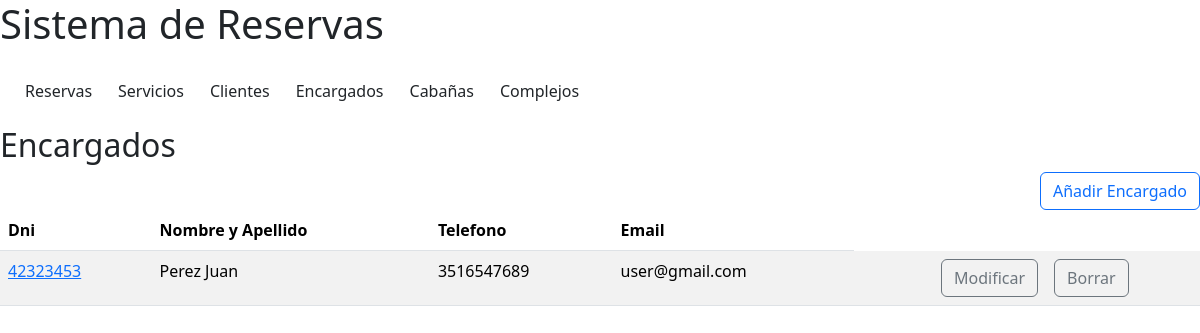
Screenshot of /encargados/ with the database file from the repository.
### reservas/models.py (models this page shows, shortened)
class Encargado(models.Model):
    dni = models.IntegerField()
    apellido_nombre = models.CharField(max_length=100)
    telefono = models.CharField(max_length=30)
    email = models.CharField(max_length=50, default="user@gmail.com")

### reservas/views.py (the view)
# urls.py: path('encargados/', views.lista_encargados.as_view(), name='lista_encargados'),
class lista_encargados(ListView):
    model = Encargado
    template_name = 'lista_encargados.html'
    context_object_name = 'encargados'

### reservas/templates/lista_encargados.html
{% include 'navbar.html' %}
{% load static %}
{% block content %}
    <h2 class="titulo">Encargados</h2>
    <div class="d-flex justify-content-end align-items-end"><a class="btn btn-outline-primary" href="/encargados/encargadoNuevo/">Añadir Encargado</a></div>
    <table class="table table-striped table-hover">
        <thead>
            <tr>
                <th>Dni</th>
                <th>Nombre y Apellido</th>
                <th>Telefono</th>
                <th>Email</th>
            </tr>
        </thead>
        <tbody>
            {% for encargado in encargados %}
            <tr class="filas">
                <td><a href="{% url 'detalle_encargado' encargado.id %}">{{ encargado.dni }}</a></td>
                <td>{{ encargado.apellido_nombre }}</td>
                <td>{{ encargado.telefono }}</td>
                <td>{{ encargado.email}}</td>
                <td class="d-flex justify-content-end align-items-end"><a class="btn btn-outline-secondary" href="/encargados/encargadoModif/{{ encargado.id }}">Modificar</a></td>
                <td><a class="btn btn-outline-secondary" href="/encargados/encargadoBorrar/{{ encargado.id }}">Borrar</a></td>
            {% endfor %}
        </tbody>
    </table>
{% endblock %}

### rows the page displays
Encargado: dni "42323453", apellido_nombre "Perez Juan", telefono "3516547689", email "user@gmail.com"
